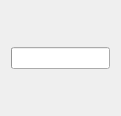
<?xml version="1.0" encoding="UTF-8"?>
<ui version="4.0">
 <class>dUploadClass</class>
 <widget class="QWidget" name="dUploadClass">
  <property name="geometry">
   <rect>
    <x>0</x>
    <y>0</y>
    <width>121</width>
    <height>116</height>
   </rect>
  </property>
  <property name="sizePolicy">
   <sizepolicy hsizetype="Fixed" vsizetype="Fixed">
    <horstretch>0</horstretch>
    <verstretch>0</verstretch>
   </sizepolicy>
  </property>
  <property name="minimumSize">
   <size>
    <width>121</width>
    <height>116</height>
   </size>
  </property>
  <property name="maximumSize">
   <size>
    <width>121</width>
    <height>116</height>
   </size>
  </property>
  <property name="contextMenuPolicy">
   <enum>Qt::NoContextMenu</enum>
  </property>
  <property name="windowTitle">
   <string>dUpload</string>
  </property>
  <layout class="QGridLayout" name="gridLayout">
   <item row="0" column="0">
    <layout class="QGridLayout" name="layout">
     <property name="sizeConstraint">
      <enum>QLayout::SetMaximumSize</enum>
     </property>
     <item row="0" column="0">
      <widget class="QProgressBar" name="progress">
       <property name="textVisible">
        <bool>false</bool>
       </property>
      </widget>
     </item>
    </layout>
   </item>
  </layout>
 </widget>
 <layoutdefault spacing="6" margin="11"/>
 <resources/>
 <connections/>
</ui>
